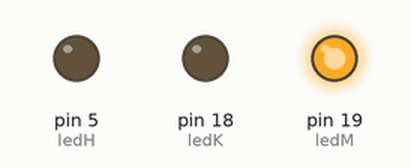
Bench run of a sketch on a simulated Arduino Uno, built with avr-gcc and run on an emulated ATmega328P. Shown: output pins drawn as LEDs (lit = HIGH).

Above: at 2.5 s.
At 7.5 s:
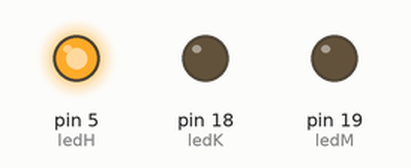
At 11.0 s:
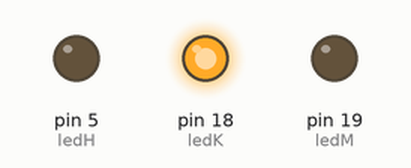
Timing chart, 0 to 15.6 s (numbered marks = the images above):
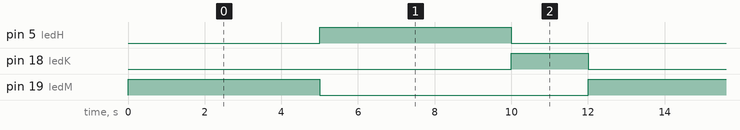

The sketch:

TrafficLight_Basic.ino
```cpp
#define ledM  19
#define ledK  18
#define ledH  5

void setup()
{ pinMode(ledM, OUTPUT);
  pinMode(ledK, OUTPUT);
  pinMode(ledH, OUTPUT);
}
void loop()
{ digitalWrite(ledK,LOW); digitalWrite(ledM,HIGH); delay(5000);
  digitalWrite(ledM,LOW); digitalWrite(ledH,HIGH); delay(5000);
  digitalWrite(ledH,LOW); digitalWrite(ledK,HIGH); delay(2000);
}
```

Measured:
- by itself, pin 5 (ledH), pin 19 (ledM): alternates HIGH for 5.0 s and LOW for 7.0 s
- by itself, pin 18 (ledK): alternates HIGH for 2.0 s and LOW for 10.0 s
- by itself, everything shown: repeats every 12.0 s, in 3 steps
